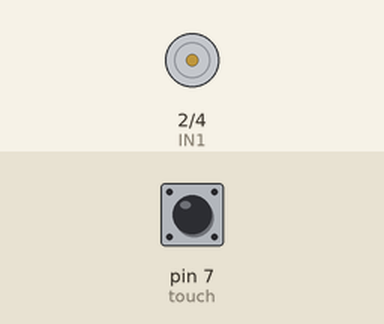
This sketch was run on a simulated Arduino Uno, built with avr-gcc and run on an emulated ATmega328P. Shown: motor-driver pin pairs drawn as motors (green arrow = first pin HIGH = forward, orange = second pin HIGH = backward, longer = more drive, scaled by the enable pin). Inputs (shaded band) come from the test bench; at power-on: pin 7 (touch) LOW.

Above: at 1.2 s.
1.3 s: pin 7 (touch) pulled HIGH for 0.15 s
At 2.1 s:
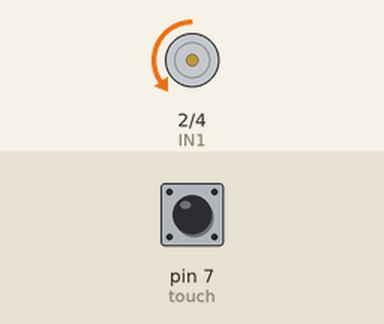
3.8 s: pin 7 (touch) pulled HIGH for 1 s
At 4.2 s:
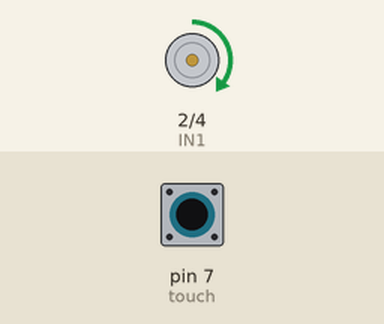
Timing chart, 0 to 6.8 s (numbered marks = the images above; inputs shaded):
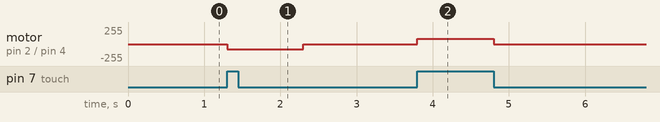

Measured:
- after the input at 1.3 s, motor on pin 2 (IN1) / pin 4 (IN2): stopped → backward 80/255 at once, → stopped 1.0 s later
- after the input at 3.8 s, motor on pin 2 (IN1) / pin 4 (IN2): stopped → forward 80/255 at once, → stopped 1.0 s later

The sketch:

BatTat_Rem.ino
```cpp
//#define led 4
#define touch 7

#define IN1 2
#define IN2 4
#define enA 3

int trangthaiDau = LOW;

void setup() {
//  pinMode(led,OUTPUT);
  pinMode(touch,INPUT);

  pinMode(IN1, OUTPUT);
  pinMode(IN2, OUTPUT);
  pinMode(enA, OUTPUT);
  Serial.begin(9600);
}

void motor1_Tien(){
  analogWrite(enA, 80);
  digitalWrite(IN1, LOW);
  digitalWrite(IN2, HIGH);
}

void motor1_Dung(){
  digitalWrite(IN1, LOW);
  digitalWrite(IN2, LOW);
}

void motor1_Lui(){
  analogWrite(enA, 80);
  digitalWrite(IN1, HIGH);
  digitalWrite(IN2, LOW);
}

void loop() {

  int dem=1;
  int trangThaiMotor=0;

  while(1){
    int trangthaiHienTai = digitalRead(touch);
    if(trangthaiHienTai == HIGH && trangthaiDau == LOW){
      dem++;
    }
    trangthaiDau = trangthaiHienTai;
    if(dem%2==0 && trangThaiMotor == 0){
      motor1_Tien();
      delay(1000);
      trangThaiMotor = 1;
      motor1_Dung();
    }
    else if(dem%2 != 0 && trangThaiMotor == 1){
      motor1_Lui();
      delay(1000);
      trangThaiMotor = 0;
      motor1_Dung();
    }
  }
}
```
